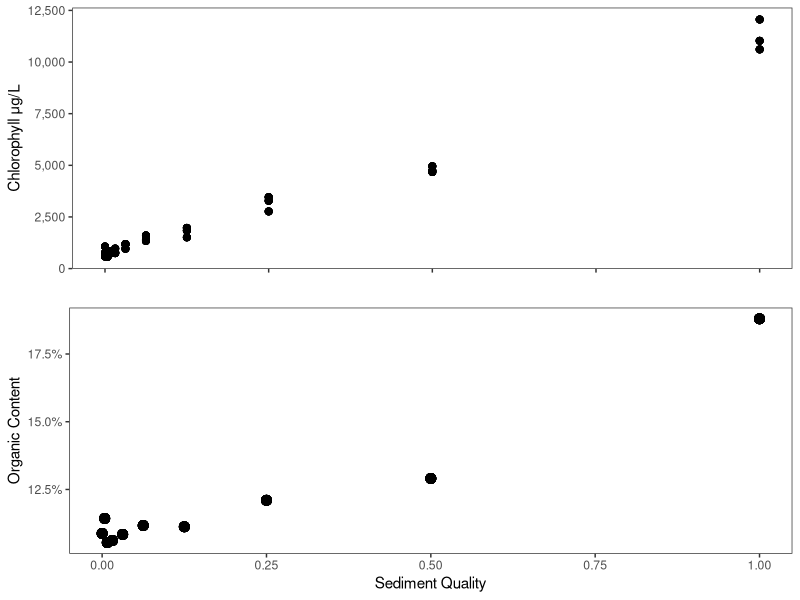
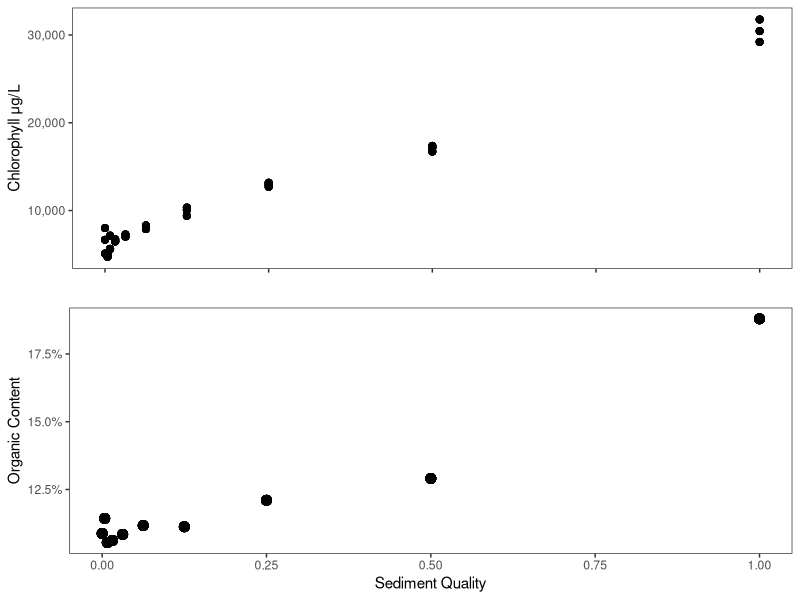
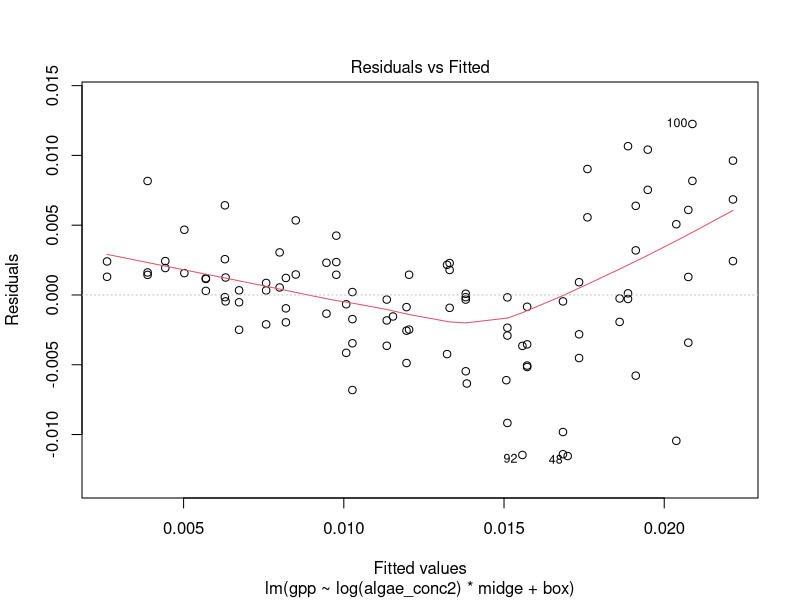
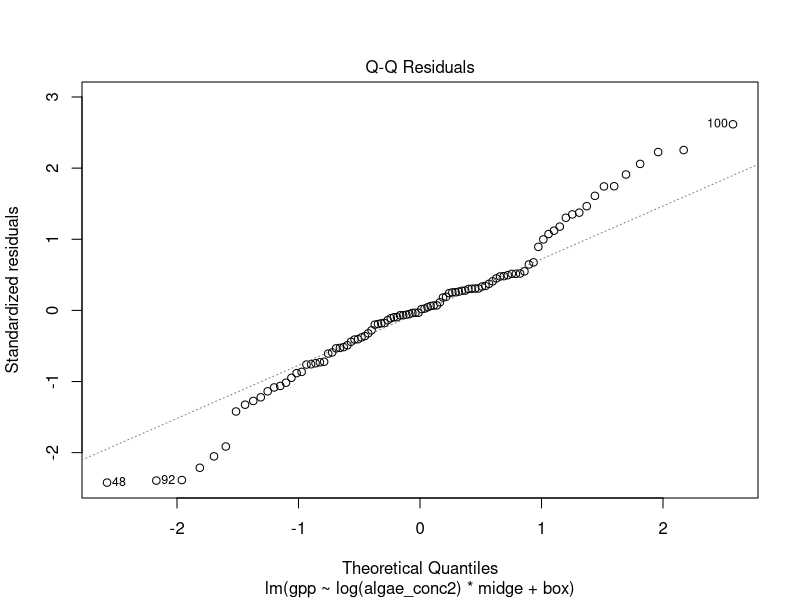
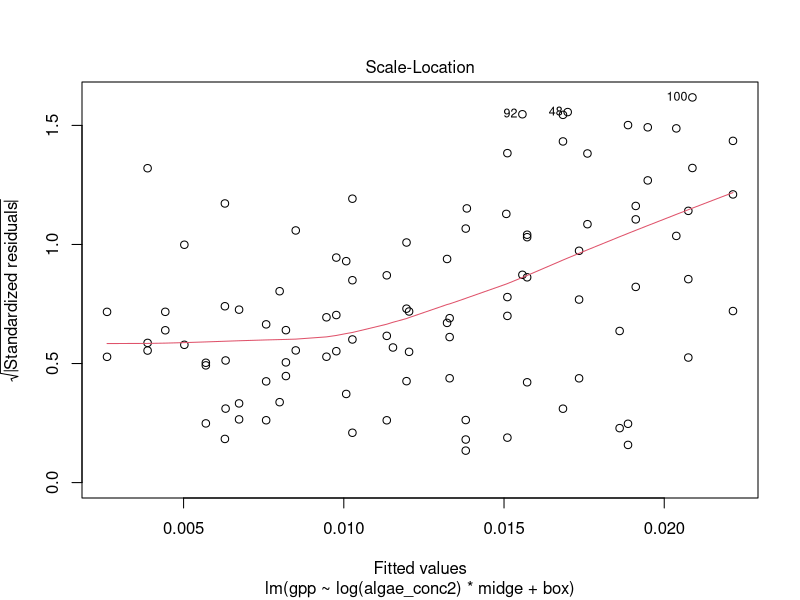
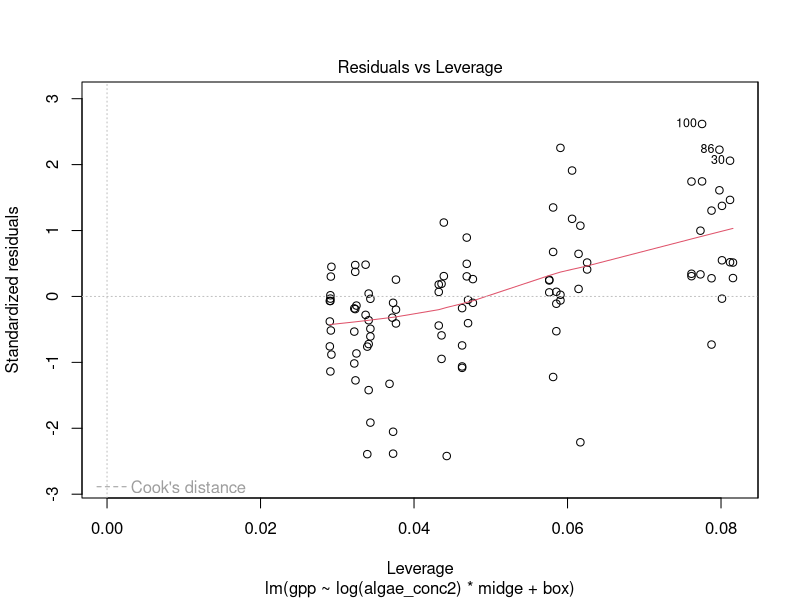
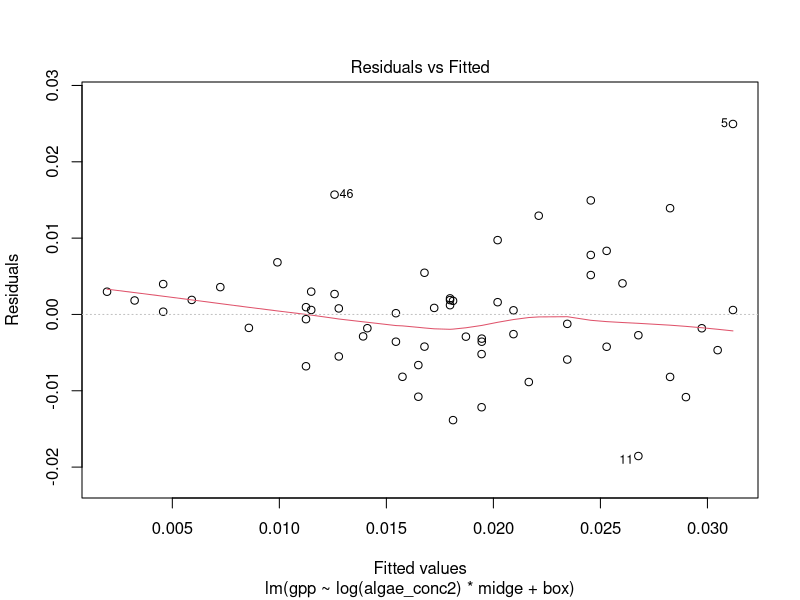
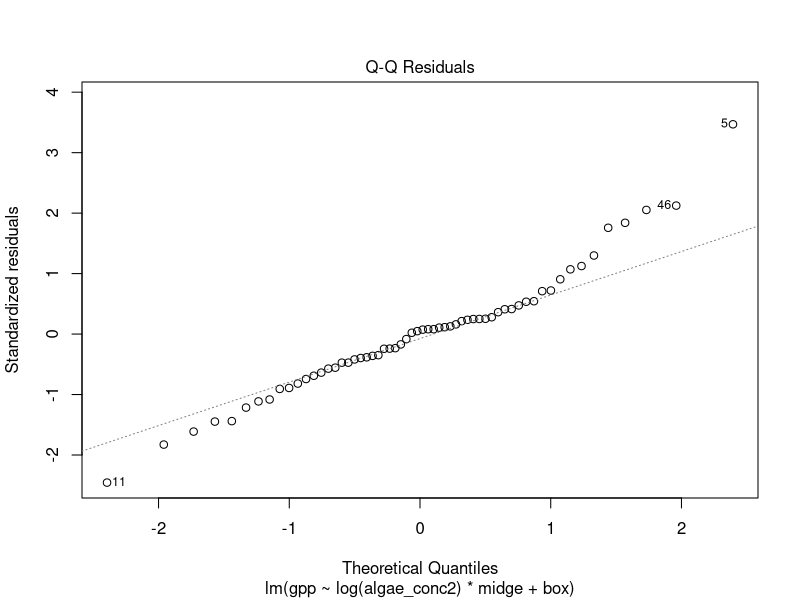

These charts were generated, in order, by the following R code: (Note: this script raises an error after producing the figures.)
#====Load Packages====
library(tidyverse)
library(lubridate)
library(viridis)
library(gridExtra)
library(lme4)
library(car)

#Define function to give NA if all NAs else give mean
meanna <- function(x){
  if(all(is.na(x))){
    NA
  }
  else{
    mean(x, na.rm = TRUE)
  }
}

#====set aesthetics====
theme_set(theme_bw()+
            theme(panel.grid = element_blank(),
                  strip.background = element_blank(),
                  legend.position = "bottom"))

#====Set Seed====
set.seed(12345)

#====read in files====

meta <- read_csv("clean data/MG_meta.csv") %>% 
  mutate(algae_conc2 = ifelse(algae_conc == 0, 2e-3, algae_conc)) #check
chl <- read_csv("clean data/MG_chl.csv")
om <- read_csv("clean data/MG_om.csv")
ndvi <- read_csv("clean data/MG_ndvi.csv")
ep_raw <- read_csv("clean data/MG_ep.csv")
cm_raw <- read_csv("clean data/MG_cm.csv")
cc_raw <- read_csv("clean data/MG_cc.csv")


#====Figure 1: Chorophyll and organic content in stock sediment====
omplot <- om %>% 
  left_join(meta) %>% 
  ggplot(aes(algae_conc, perc.org))+
  geom_point(size =3)+
  scale_y_continuous(labels = scales::percent_format())+
  labs(x = "Sediment Quality",
       y = "Organic Content")

#corrected for pheophytin
corrchlplot <- chl %>% 
  left_join(meta) %>% 
  ggplot(aes(x = algae_conc, y = chl))+
  geom_point(size = 2, alpha = 0.8)+
  scale_y_continuous(labels = scales::comma_format())+
  labs(x = "",
       y = "Chlorophyll \u03BCg/L") +  #\u03BC is the unicode for mu
  theme(axis.text.x = element_blank())

#uncorrected
uncorrchlplot <- chl %>% 
  left_join(meta) %>% 
  ggplot(aes(x = algae_conc, y = uncorr_chl))+
  geom_point(size = 2, alpha = 0.8)+
  scale_y_continuous(labels = scales::comma_format())+
  labs(x = "",
       y = "Chlorophyll \u03BCg/L") + #\u03BC is the unicode for mu
  theme(axis.text.x = element_blank())


grid.arrange(corrchlplot, omplot, nrow  = 2)
grid.arrange(uncorrchlplot, omplot, nrow  = 2)


#=====Question 1: Effects of Midges on Primary Producers=====
## Midge effect on production
nep <- ep_raw %>% 
  left_join(meta) %>% 
  mutate(coreid = as.character(coreid),
         box = as.character(box))

nep14 <- nep %>% 
  filter(day == 14)

g14log <- lm(gpp~log(algae_conc2)*midge+box, data = nep14) 
summary(g14log)
plot(g14log)


nep22 <- nep %>% 
  filter(day == 22)

g22log <- lm(gpp~log(algae_conc2)*midge+box, data = nep22)
summary(g22log)
plot(g22log)


#====Figure 2: GPP====
nep %>% 
  mutate(day = paste("Day", day)) %>% 
  ggplot(aes(x = algae_conc2, y = gpp, fill = midge))+
  facet_wrap(~day)+
  geom_point(size  = 2, alpha = 0.7, shape = 21)+
  geom_smooth(aes(color = midge), method = "lm", size = 0.75, se = FALSE)+
  scale_fill_manual(values = c("black", "gray60"))+
  scale_color_manual(values = c("black", "gray60"))+
  labs(x = "Initial Sediment Quality",
       y = expression(GPP(g~O[2]~m^{-2}~hr^{-1})),
       color = "",
       fill = "")+
  scale_x_log10()


#====Do the slopes differ between the two sample dates====

#parametric bootstrapping verison

#set number of bootstraps
nboot <- 5000

#define function for parametric bootstrapping
para.boot <- function(data1, data2, response.var, lm1, lm2, results, nboot){
  #check order for lm2
  if(names(coef(lm1)) != names(coef(lm2)) & 
     names(coef(lm1)) != c("(Intercept)", "log(algae_conc2)",
                                              "midgeNo Midges", "box2", "log(algae_conc2):midgeNo Midges")){
    print("Order of coefficients for models do not match, confirm model structure")
  }
  #perform bootstrap and extract results
  else{
    #define data frames for simulated data
    dat1 = data1
    dat2 = data2
    
    #perform bootstrap
    for(i in 1:nboot){
      #simulate results estimates for day 14
      dat1$response.var <- simulate(lm1)[[1]] #simulate data from model
      lm1boot <- update(lm1, .~., data = dat1) #perform lm on simulated data
      
      #extract coefficients 
      results$intercept[i] = coef(lm1boot)[1]
      results$algae[i] = coef(lm1boot)[2]
      results$NoMidge[i] = coef(lm1boot)[3]
      results$box2[i] = coef(lm1boot)[4]
      results$interaction.algaeNoMidge[i] = coef(lm1boot)[5]
      
      #add coefficients from algae and its interaction with midges to estimate effect of algae conc on response in absence of midges
      results$algae_x_NoMidge[i] = results$algae[i] + results$interaction.algaeNoMidge[i]
      
      #perform same process for second lm==
      dat2$gpp <- simulate(lm2)[[1]] #simulate data from model
      lm2boot <- update(lm2, .~., data = dat2) # fit regression to simulated data
      
      #extract coefficients
      results$intercept[i + nboot] = coef(lm2boot)[1] 
      results$algae[i + nboot] = coef(lm2boot)[2]
      results$NoMidge[i + nboot] = coef(lm2boot)[3]
      results$box2[i + nboot] = coef(lm2boot)[4]
      results$interaction.algaeNoMidge[i + nboot] = coef(lm2boot)[5]
      
      #add coefficients from algae and no midge to estimate effect of algae conc on gpp in absence of midge
      results$algae_x_NoMidge[i + nboot] = results$algae[i + nboot] + results$interaction.algaeNoMidge[i + nboot]
      
    }
  }
}


#generate data frame to put all the results
gboot1 <- data.frame(sim = rep(1:nboot, 2), 
                     intercept = NA, 
                     algae = NA, 
                     NoMidge = NA, 
                     box2 = NA, 
                     interaction.algaeNoMidge = NA,
                     algae_x_NoMidge = NA, 
                     day = rep(c("Day 14", "Day 22"), each = nboot))

#peform bootstrapping
para.boot(data1 = nep14, data2 = nep22, response.var = "gpp", lm1 = g14log, lm2 = g22log, results = gboot1, nboot = nboot)


#plot all coefficients
gboot1 %>% 
  gather(var, val, -sim, -day) %>% 
  group_by(var, day) %>% 
  mutate(mean = mean(val)) %>% 
  ggplot(aes(val, fill = day))+
  geom_histogram(alpha = 0.8, color = "gray50", data = . %>% filter(day == "Day 14"))+
  geom_histogram(alpha = 0.8, color = "gray50", data =. %>% filter(day=="Day 22"))+
  facet_wrap(~var, scales = "free")+
  geom_vline(xintercept = 0, linetype = "dashed")+
  geom_vline(aes(xintercept = mean, col = day), size = 1)


gboot1 %>%
  select(algae, algae_x_NoMidge, day) %>%
  gather(var, val, -day) %>% 
  group_by(var, day) %>% 
  mutate(mean = mean(val),
         var = ifelse(var == 'algae_x_NoMidge', "No Midges", "Midges")) %>% 
  ggplot(aes(val, fill = day))+
  facet_wrap(~var, scales = "free")+
  geom_density(alpha = 0.5, color = "gray50", data = . %>% filter(day == "Day 14"))+
  geom_density(alpha = 0.5, color = "gray50", data =. %>% filter(day=="Day 22"))+
  geom_vline(xintercept = 0, linetype = "dashed")+
  labs(x = "Effect of Inital Algal Concentration on GPP",
       y = "")+
  geom_vline(aes(xintercept = mean, col = day), size = 1)


gboot1 %>%
  select(algae, algae_x_NoMidge, day) %>%
  gather(var, val, -day) %>% 
  group_by(var, day) %>% 
  mutate(mean = mean(val),
         var = ifelse(var == 'algae_x_NoMidge', "No Midges", "Midges")) %>% 
  ggplot(aes(val, fill = var))+
  facet_wrap(~day, scales = "free")+
  geom_density(alpha = 0.5, color = "gray50", data = . %>% filter(var == "Midges"))+
  geom_density(alpha = 0.5, color = "gray50", data =. %>% filter(var == "No Midges"))+
  geom_vline(xintercept = 0, linetype = "dashed")+
  labs(x = "Effect of Inital Algal Concentration on GPP",
       y = "")+
  geom_vline(aes(xintercept = mean, col = var), size = 1)


##Delta Method Version

##NOT WORKING SOME PROBLEMS WITH DEFINITIONS

dmg <- data.frame(day = c("Day 14", "Day 22"), 
           #estimate for the slope of the effect of initial sediment quality on gpp with midges
           algae.estimate = c(coef(g14log)["log(algae_conc2)"], 
                              coef(g22log)["log(algae_conc2)"]), 
           #variance in that estimate
           algae.var = c(vcov(g14log)["log(algae_conc2)", "log(algae_conc2)"],
                         vcov(g22log)["log(algae_conc2)", "log(algae_conc2)"]), 
           #estimate for the interaction between midges and no midges
           interaction.estimate = c(coef(g14log)["log(algae_conc2):midgeNo Midges"],
                                    coef(g22log)["log(algae_conc2):midgeNo Midges"]),
           #variance in that estimate
           interaction.var = c(vcov(g14log)["log(algae_conc2):midgeNo Midges", "log(algae_conc2):midgeNo Midges"],
                               vcov(g22log)["log(algae_conc2):midgeNo Midges", "log(algae_conc2):midgeNo Midges"]), 
           #covariance between the two
           covar = c(vcov(g14log)["log(algae_conc2)", "log(algae_conc2):midgeNo Midges"],
                     vcov(g22log)["log(algae_conc2)", "log(algae_conc2):midgeNo Midges"]))


#not working because variance is being estimated as negative, which can't happen.
dmg <- dmg %>% 
  rowwise() %>% 
  mutate(algae_x_NoMidge = algae.estimate + interaction.estimate,
         algae_x_NoMidge.var = (algae.estimate^2)*algae.var + (interaction.estimate^2)*interaction.var + covar,
         algae.se = sqrt(algae.var),
         interaction.se = sqrt(interaction.var),
         algae_x_NoMidge.se = sqrt(algae_x_NoMidge.var))


dmg %>% 
  select(day, contains("estimate"), algae_x_NoMidge) %>% 
  gather(term, estimate, -day) %>% 
  mutate(term = str_remove(term, ".estimate")) %>% 
  left_join(dmg %>% 
              select(day, contains("se")) %>% 
              gather(term, se, -day) %>% 
              mutate(term = str_remove(term, ".se"))) %>% 
  ggplot(aes(x = term, y = estimate, col = day))+
  geom_hline(yintercept = 0, linetype = "dotted")+
  geom_point(position = position_jitter(width = 0.5, seed = 1), size = 4)+
  geom_pointrange(aes(ymin = estimate-2*se, ymax = estimate+2*se),  position = position_jitter(width = 0.5, seed = 1))+
  coord_flip()
  
#Statistics???
  


#Supplemental Figure
nep %>% 
  gather(metabolism, value, resp, nep, gpp) %>% 
  mutate(day = day+rnorm(n(), 0.001), #add jitter
         metabolism = toupper(ifelse(metabolism == "resp", "er", metabolism)),
         metabolism = fct_reorder(metabolism, desc(value))) %>%  
  ggplot(aes(x = day, y = value, col = algae_conc2))+
  facet_grid(metabolism~midge, scales = "free")+
  geom_hline(yintercept = 0)+
  geom_point()+
  geom_line(aes( group = coreid), alpha = 0.4)+
  geom_smooth(method = "lm", col = "black", se = FALSE)+
  theme(legend.position = "bottom")+
  labs(y = expression("Change in" ~O[2] (g~m^{-2}~hr^{-1})),
       x = "Incubation Day",
       color = "Initial Sediment Quality")+
  scale_color_viridis_c(trans = "log10")+
  scale_x_continuous(breaks = c(14, 22))

nep %>% 
  mutate(day = paste("Day", day)) %>% 
  gather(metabolism, value, resp, nep, gpp) %>% 
  mutate(metabolism = toupper(metabolism),
         metabolism = ifelse(metabolism == "RESP", "ER", metabolism),
         metabolism = fct_reorder(metabolism, -value)) %>% 
  ggplot(aes(x = algae_conc2, y = value, fill = midge))+
  geom_hline(yintercept = 0, linetype = "dotted")+
  facet_grid(metabolism~day, scale = "free_y", switch = "y")+
  geom_point(size  = 2, alpha = 0.7, shape = 21)+
  geom_smooth(aes(color = midge), method = "lm", size = 0.75, se = FALSE)+
  scale_fill_manual(values = c("black", "gray60"))+
  scale_color_manual(values = c("black", "gray60"))+
  labs(x = "Initial Sediment Quality",
       y = expression(g~O[2]~m^{-2}~hr^{-1}),
       color = "",
       fill = "")+
  scale_x_log10()+
  theme(strip.placement = "outside")


##Midge Effects on chlorophyll

#This is especially sloppy because I might remove all of this. 
lm(NDVI_R~log(algae_conc2)*midge+box, data = ndvi %>% left_join(meta) %>% filter(day ==14)) %>% summary()
lm(NDVI_R~log(algae_conc2)*midge+box, data = ndvi %>% left_join(meta) %>% filter(day ==22)) %>% summary()

ndvi %>% 
  left_join(meta) %>% 
  ggplot(aes(x = algae_conc2, y = NDVI_R, fill = midge))+
  geom_point(size = 2, shape = 21)+
  facet_wrap(~paste("Day", day))+
  # geom_smooth(aes(col = midge), method = "lm", se = FALSE)+
  scale_fill_manual(values = c("black", "gray60"))+
  scale_color_manual(values = c("black", "gray60"))+
  labs(x = "Initial Sediment Quality",
       y = "NDVI")+
  scale_x_log10()

#supplement
ndvi %>%
  mutate(coreid = as.character(coreid)) %>% 
  left_join(nep) %>% 
  ggplot(aes(x = gpp, y = NDVI_R, col = algae_conc2))+
  geom_point()+
  facet_grid(midge~day)+
  geom_smooth(method = "lm", se = FALSE, col = "black", size = 0.7)+
  scale_color_viridis_c(trans = "log10")+
  labs(x = expression(GPP~(g^{2}~O[2]~m^{-2}~hr^{-1})),
       y = "NDVI",
       color = "Initial Sediment Quality")

ndvi %>% 
  left_join(meta) %>% 
  ggplot(aes(x = factor(day), y = NDVI_R, col = algae_conc2, group = factor(algae_conc)))+
  geom_jitter(width = 0.2)+
  facet_wrap(~midge)+
  geom_smooth(method = "lm", se = FALSE, size = 0.7)+
  scale_color_viridis_c(trans = "log10")+
  labs(x = "Day",
       y = "NDVI",
       color = "Initial Sediment Quality")



#====Question 2: Sediment Effects on Midges =====
##====Q2.1: Number of Midges Present====
cc <- cc_raw %>% 
  left_join(meta) %>% 
  mutate(coreid = as.character(coreid),
         box = as.character(box))

cc14 <- cc %>% 
  filter(day == 14)

nm14log <- glm(live_tt~log(algae_conc2)*midge+box, 
               data = cc14,
               family = quasipoisson())

summary(nm14log)
plot(nm14log)

cc22 <- cc %>% 
  filter(day == 22)

nm22log <- glm(live_tt~log(algae_conc2)*midge+box, 
               data = cc22,
               family = quasipoisson())

summary(nm22log)
plot(nm22log)

#====Figure 3: Number of Midges====
cc %>% 
  left_join(nep) %>% 
  filter(day %in% c(14, 22)) %>% 
  mutate(day = paste("Day", day)) %>% 
  ggplot(aes(x = algae_conc2, y = live_tt, fill = gpp))+
  facet_grid(midge~day, scales = "free")+
  geom_jitter(shape = 21, size = 2, alpha = 0.6, width = 0.0005, height = 0.3)+
  geom_smooth(method = "lm", se = FALSE, size = 0.6, col = "black")+
  scale_fill_viridis_c()+
  labs(y = "Live Tanytarsini",
       x = "Initial Sediment Quality",
       fill = expression(GPP(g~O[2]~m^{-2}~hr^{-1})~" "))+
  scale_x_log10()

cc %>% 
  left_join(nep) %>% 
  filter(day %in% c(14, 22)) %>% 
  mutate(day = paste("Day", day)) %>% 
  ggplot(aes(x = algae_conc2, y = live_tt, col = gpp, shape = day, linetype = day))+
  facet_wrap(~midge, scales = "free")+
  geom_jitter(size = 2, alpha = 0.6, width = 0.0005, height = 0.3)+
  geom_smooth(method = "lm", se = FALSE, size = 0.6, col = "black")+
  scale_color_viridis_c(trans = "log10")+
  scale_shape_manual(values = c(21,16))+
  scale_linetype_manual(values = c("dashed", "solid"))+
  labs(y = "Live Tanytarsini",
       x = "Initial Sediment Quality",
       fill = expression(GPP(g~O[2]~m^{-2}~hr^{-1})~" "))+
  scale_x_log10()+
  lims(y = c(0, NA))

#====Q2.1.a Bootstrapping Coefficients====
#generate data frame to put all the results
nmboot <- data.frame(sim = rep(1:nboot, 2), 
                     intercept = NA, 
                     algae = NA, 
                     NoMidge = NA, 
                     box2 = NA, 
                     interaction.algaeNoMidge = NA,
                     algae_x_NoMidge = NA, 
                     day = rep(c("Day 14", "Day 22"), each = nboot))

#peform bootstrapping
para.boot(data1 = cc14, data2 = cc22, 
          response.var = "live_tt", 
          lm1 = nm14log, lm2 = nm22log, 
          results = nmboot, nboot = nboot)


#plot all coefficients
gboot1 %>% 
  gather(var, val, -sim, -day) %>% 
  group_by(var, day) %>% 
  mutate(mean = mean(val)) %>% 
  ggplot(aes(val, fill = day))+
  geom_histogram(alpha = 0.8, color = "gray50", data = . %>% filter(day == "Day 14"))+
  geom_histogram(alpha = 0.8, color = "gray50", data =. %>% filter(day=="Day 22"))+
  facet_wrap(~var, scales = "free")+
  geom_vline(xintercept = 0, linetype = "dashed")+
  geom_vline(aes(xintercept = mean, col = day), size = 1)


gboot1 %>%
  select(algae, algae_x_NoMidge, day) %>%
  gather(var, val, -day) %>% 
  group_by(var, day) %>% 
  mutate(mean = mean(val),
         var = ifelse(var == 'algae_x_NoMidge', "No Midges", "Midges")) %>% 
  ggplot(aes(val, fill = day))+
  facet_wrap(~var, scales = "free")+
  geom_density(alpha = 0.5, color = "gray50", data = . %>% filter(day == "Day 14"))+
  geom_density(alpha = 0.5, color = "gray50", data =. %>% filter(day=="Day 22"))+
  geom_vline(xintercept = 0, linetype = "dashed")+
  labs(x = "Effect of Inital Algal Concentration on GPP",
       y = "")+
  geom_vline(aes(xintercept = mean, col = day), size = 1)


gboot1 %>%
  select(algae, algae_x_NoMidge, day) %>%
  gather(var, val, -day) %>% 
  group_by(var, day) %>% 
  mutate(mean = mean(val),
         var = ifelse(var == 'algae_x_NoMidge', "No Midges", "Midges")) %>% 
  ggplot(aes(val, fill = var))+
  facet_wrap(~day, scales = "free")+
  geom_density(alpha = 0.5, color = "gray50", data = . %>% filter(var == "Midges"))+
  geom_density(alpha = 0.5, color = "gray50", data =. %>% filter(var == "No Midges"))+
  geom_vline(xintercept = 0, linetype = "dashed")+
  labs(x = "Effect of Inital Algal Concentration on GPP",
       y = "")+
  geom_vline(aes(xintercept = mean, col = var), size = 1)



##====Q2.2: Midge Development====
cm <- cm_raw %>% 
  left_join(meta) %>% 
  mutate(coreid = as.character(coreid),
         box = as.character(box),
         body_size = body_size/1000) #convert from um to mm


#find starting midge stages
startingprop <- {cm %>% 
    #only tanytarsini
  filter(species_name == "tt") %>% 
  #set 1 if instar>2
  mutate(instar = ifelse(instar=="3"|instar=="4", 1, 0)) %>% 
  group_by(coreid, day, algae_conc, instar, midge) %>% 
  #count number of greater than 2nd instar
  summarise(count = n()) %>% 
  group_by(coreid) %>% 
  #get proportion within a mesocosm
  mutate(prop  = count/sum(count),
         live_tt = sum(count)) %>% 
  filter(instar == 1, 
         is.na(algae_conc))}$prop


p3 <- cm %>% 
  filter(species_name == "tt") %>% 
  mutate(instar = ifelse(instar=="3"|instar=="4", 1, 0)) %>% 
  group_by(coreid, day, algae_conc, algae_conc2, instar, midge, box) %>% 
  summarise(count = n()) %>% 
  group_by(coreid) %>% 
  mutate(prop  = count/sum(count),
         live_tt = sum(count)) %>% 
  filter(instar == 1)

#====Figure 4: Instar====
p3 %>% 
  filter(!is.na(algae_conc)) %>% 
  mutate(day = paste("Day", day)) %>% 
  ggplot(aes(y = prop, x = algae_conc2, fill = live_tt))+
  geom_point(shape = 21, size = 2, alpha = 0.7)+
  geom_hline(yintercept = startingprop)+
  facet_grid(midge~day)+
  scale_fill_viridis_c(option = "plasma")+
  lims(y = c(0,1))+
  labs(x = expression(GPP~(g^{2}~O[2]~m^{-2}~hr^{-1})),
       y = "Proportion of Larval Midges\n3rd instar or higher",
       fill = "Number of Larvae")+
  theme(legend.position = "bottom")+
  scale_x_log10()

#subset for day 14
p314 <- p3 %>% 
  filter(day == 14)

prop14log <- glm(prop~log(algae_conc2)*midge+box, 
                 data = p314, 
                 family = quasibinomial())

summary(prop14log)
plot(prop14log)

#subset for day 22
p322 <- p3 %>% 
  filter(day == 22)

prop22log <- glm(prop~log(algae_conc2)*midge+box, 
                 data = p322, 
                 family = quasibinomial())
summary(prop22log)
plot(prop22log)

#====Q2.2 Bootstrap====

#generate data frame to put all the results
propboot <- data.frame(sim = rep(1:nboot, 2), 
                     intercept = NA, 
                     algae = NA, 
                     NoMidge = NA, 
                     box2 = NA, 
                     interaction.algaeNoMidge = NA,
                     algae_x_NoMidge = NA, 
                     day = rep(c("Day 14", "Day 22"), each = nboot))

#peform bootstrapping
para.boot(data1 = p314, data2 = p314, 
          response.var = "prop", 
          lm1 = prop14log, lm2 = prop22log, 
          results = propboot, nboot = nboot)


#plot all coefficients
gboot1 %>% 
  gather(var, val, -sim, -day) %>% 
  group_by(var, day) %>% 
  mutate(mean = mean(val)) %>% 
  ggplot(aes(val, fill = day))+
  geom_histogram(alpha = 0.8, color = "gray50", data = . %>% filter(day == "Day 14"))+
  geom_histogram(alpha = 0.8, color = "gray50", data =. %>% filter(day=="Day 22"))+
  facet_wrap(~var, scales = "free")+
  geom_vline(xintercept = 0, linetype = "dashed")+
  geom_vline(aes(xintercept = mean, col = day), size = 1)


gboot1 %>%
  select(algae, algae_x_NoMidge, day) %>%
  gather(var, val, -day) %>% 
  group_by(var, day) %>% 
  mutate(mean = mean(val),
         var = ifelse(var == 'algae_x_NoMidge', "No Midges", "Midges")) %>% 
  ggplot(aes(val, fill = day))+
  facet_wrap(~var, scales = "free")+
  geom_density(alpha = 0.5, color = "gray50", data = . %>% filter(day == "Day 14"))+
  geom_density(alpha = 0.5, color = "gray50", data =. %>% filter(day=="Day 22"))+
  geom_vline(xintercept = 0, linetype = "dashed")+
  labs(x = "Effect of Inital Algal Concentration on GPP",
       y = "")+
  geom_vline(aes(xintercept = mean, col = day), size = 1)


gboot1 %>%
  select(algae, algae_x_NoMidge, day) %>%
  gather(var, val, -day) %>% 
  group_by(var, day) %>% 
  mutate(mean = mean(val),
         var = ifelse(var == 'algae_x_NoMidge', "No Midges", "Midges")) %>% 
  ggplot(aes(val, fill = var))+
  facet_wrap(~day, scales = "free")+
  geom_density(alpha = 0.5, color = "gray50", data = . %>% filter(var == "Midges"))+
  geom_density(alpha = 0.5, color = "gray50", data =. %>% filter(var == "No Midges"))+
  geom_vline(xintercept = 0, linetype = "dashed")+
  labs(x = "Effect of Inital Algal Concentration on GPP",
       y = "")+
  geom_vline(aes(xintercept = mean, col = var), size = 1)



##====Q2.3: Midge Length====
#subset to 3rd instar tanytarsini and to not include the stocked midges
l3 <- cm %>% 
  filter(instar == 3,
         day!=0)

#subset day 14
l314 <- l3 %>% 
  filter(day == 14)

bl14log <- lmer(body_size~log(algae_conc2)*midge+box+
                  (1|coreid), 
                data = l314) 

summary(bl14log)
plot(bl14log)

Anova(bl14log, type = "3", test.statistic = "F")
Anova(bl14log, type = "2", test.statistic = "F")

#subset day 22
l322 <- l3 %>% 
  filter(day == 22)

bl22log <- lmer(body_size~log(algae_conc2)*midge+box +
                  (1|coreid), 
                data = l322)
summary(bl22log)
plot(bl22log)

Anova(bl22log, type = "3", test.statistic = "F")
Anova(bl22log, type = "2", test.statistic = "F")


#====Figure 5: Body Length====
l3 %>% 
  left_join(nep) %>%
  mutate(day = paste("Day", day)) %>% 
  ggplot(aes(x = algae_conc2, y = body_size, fill = gpp))+
  facet_grid(midge~day, scales = "free_x")+
  geom_point(alpha = 0.2, shape = 21, size = 2)+
  geom_smooth(method = "lm", se = FALSE, color = "black", size = 0.7)+
  scale_fill_viridis_c()+
  labs(x = "Initial Sediment Conditions",
       y = "Body Length of \nThird Instar Tanytarsini (mm)",
       fill = expression(GPP~(g^{2}~O[2]~m^{-2}~hr^{-1})~" "))+
  theme(legend.position = "bottom")+
  scale_x_log10()


#====Q2.3a: Bootstrap====
#generate data frame to put all the results
blboot <- data.frame(sim = rep(1:nboot, 2), 
                     intercept = NA, 
                     algae = NA, 
                     NoMidge = NA, 
                     box2 = NA, 
                     interaction.algaeNoMidge = NA,
                     algae_x_NoMidge = NA, 
                     day = rep(c("Day 14", "Day 22"), each = nboot))

#peform bootstrapping
lboot <- para.boot(data1 = l314 %>% filter(!is.na(body_size)), data2 = l322 %>% filter(!is.na(body_size)), 
          response.var = "live_tt", 
          lm1 = bl14log, lm2 = bl22log, 
          results = blboot, nboot = nboot)


#plot all coefficients
gboot1 %>% 
  gather(var, val, -sim, -day) %>% 
  group_by(var, day) %>% 
  mutate(mean = mean(val)) %>% 
  ggplot(aes(val, fill = day))+
  geom_histogram(alpha = 0.8, color = "gray50", data = . %>% filter(day == "Day 14"))+
  geom_histogram(alpha = 0.8, color = "gray50", data =. %>% filter(day=="Day 22"))+
  facet_wrap(~var, scales = "free")+
  geom_vline(xintercept = 0, linetype = "dashed")+
  geom_vline(aes(xintercept = mean, col = day), size = 1)


gboot1 %>%
  select(algae, algae_x_NoMidge, day) %>%
  gather(var, val, -day) %>% 
  group_by(var, day) %>% 
  mutate(mean = mean(val),
         var = ifelse(var == 'algae_x_NoMidge', "No Midges", "Midges")) %>% 
  ggplot(aes(val, fill = day))+
  facet_wrap(~var, scales = "free")+
  geom_density(alpha = 0.5, color = "gray50", data = . %>% filter(day == "Day 14"))+
  geom_density(alpha = 0.5, color = "gray50", data =. %>% filter(day=="Day 22"))+
  geom_vline(xintercept = 0, linetype = "dashed")+
  labs(x = "Effect of Inital Algal Concentration on GPP",
       y = "")+
  geom_vline(aes(xintercept = mean, col = day), size = 1)


gboot1 %>%
  select(algae, algae_x_NoMidge, day) %>%
  gather(var, val, -day) %>% 
  group_by(var, day) %>% 
  mutate(mean = mean(val),
         var = ifelse(var == 'algae_x_NoMidge', "No Midges", "Midges")) %>% 
  ggplot(aes(val, fill = var))+
  facet_wrap(~day, scales = "free")+
  geom_density(alpha = 0.5, color = "gray50", data = . %>% filter(var == "Midges"))+
  geom_density(alpha = 0.5, color = "gray50", data =. %>% filter(var == "No Midges"))+
  geom_vline(xintercept = 0, linetype = "dashed")+
  labs(x = "Effect of Inital Algal Concentration on GPP",
       y = "")+
  geom_vline(aes(xintercept = mean, col = var), size = 1)




##====Q2.3b Midge Length Alternate====
#3rd instars averaged
bl14log2 <- lm(body_size~log(algae_conc2)*midge+box,
               weights = live_tt,
                data = l314 %>% 
                  group_by(algae_conc2, midge, box) %>% 
                summarise(body_size = meanna(body_size)) %>% 
                 left_join(cc)) 

summary(bl14log2)
plot(bl14log2)


bl22log2 <- lm(body_size~log(algae_conc2)*midge+box, 
               weights = live_tt,
                data = l322 %>% 
                 group_by(algae_conc2, midge, box) %>% 
                 summarise(body_size = meanna(body_size)) %>% 
                 left_join(cc))
summary(bl22log2)
plot(bl22log2)


l3 %>% 
  left_join(nep) %>%
  group_by(coreid, gpp, algae_conc2, day, midge) %>% 
  summarise(bs_se = sd(body_size, na.rm = TRUE), 
            body_size = meanna(body_size)) %>% 
  mutate(day = paste("Day", day)) %>% 
  ggplot(aes(x = algae_conc2, y = body_size, fill = gpp))+
  facet_grid(midge~day, scales = "free_x")+
  geom_point(alpha = 0.7, shape = 21, size = 2)+
  geom_errorbar(aes(ymin = body_size-bs_se, ymax = body_size + bs_se), 
                col = "black", width = 0)+
  geom_smooth(method = "lm", se = FALSE, color = "black", size = 0.7)+
  scale_fill_viridis_c()+
  labs(x = "Initial Sediment Conditions",
       y = "Body Length of \nThird Instar Tanytarsini (mm)",
       fill = expression(GPP~(g^{2}~O[2]~m^{-2}~hr^{-1})~" "))+
  theme(legend.position = "bottom")+
  scale_x_log10()

#body size for all instars averaged
bl14log3 <- lm(body_size~log(algae_conc2)*midge+box, 
               weights = live_tt,
               data = cm %>% 
                 filter(day == 14) %>% 
                 group_by(algae_conc2, midge, box) %>% 
                 summarise(body_size = meanna(body_size)) %>% 
                 left_join(cc)) 

summary(bl14log3)
plot(bl14log3) 


bl22log3 <- lm(body_size~log(algae_conc2)*midge+box, 
               weights = live_tt,
               data = cm %>% 
                 filter(day == 22) %>% 
                 group_by(algae_conc2, midge, box) %>% 
                 summarise(body_size = meanna(body_size)) %>% 
                 left_join(cc))
summary(bl22log3)
plot(bl22log3)

cm %>% 
  filter(day!=0) %>% 
  left_join(nep) %>%
  group_by(coreid, gpp, algae_conc2, day, midge) %>% 
  summarise(bs_se = sd(body_size, na.rm = TRUE), 
            body_size = meanna(body_size)) %>% 
  mutate(day = paste("Day", day)) %>% 
  ggplot(aes(x = algae_conc2, y = body_size, fill = gpp))+
  facet_grid(midge~day, scales = "free_x")+
  geom_point(alpha = 0.7, shape = 21, size = 2)+
  geom_errorbar(aes(ymin = body_size-bs_se, ymax = body_size + bs_se), 
                col = "black", width = 0)+
  geom_smooth(method = "lm", se = FALSE, color = "black", size = 0.7)+
  scale_fill_viridis_c()+
  labs(x = "Initial Sediment Conditions",
       y = "Body Length of \nThird Instar Tanytarsini (mm)",
       fill = expression(GPP~(g^{2}~O[2]~m^{-2}~hr^{-1})~" "))+
  theme(legend.position = "bottom")+
  scale_x_log10()

#Separating midge no midge
lm(body_size~log(algae_conc2)*day+box, 
   weights = live_tt,
   data = cm %>% 
     filter(midge == "Midges") %>% 
     group_by(algae_conc2, midge, box) %>% 
     summarise(body_size = meanna(body_size)) %>% 
     left_join(cc)) %>% summary()

lm(body_size~log(algae_conc2)*day+box, 
   weights = live_tt,
   data = cm %>% 
     filter(midge == "No Midges") %>% 
     group_by(algae_conc2, midge, box) %>% 
     summarise(body_size = meanna(body_size)) %>% 
     left_join(cc)) %>% summary()




##====Q2 SUPPLEMENT1 : Did midges increase in body length?====
growth <- lm(body_size~day, data = cm %>% filter(species_name == "tt"))
summary(growth)
plot(growth)

growth3 <- lm(body_size~day*factor(instar), data = cm %>% filter(species_name == "tt"))
summary(growth3)
plot(growth3)

cm %>% group_by(day) %>% 
  summarise(mean = mean(body_size, na.rm = TRUE),
            se = sd(body_size, na.rm = TRUE)) %>% 
  mutate(xmin = day-2,
         xmax = day+2,
         ymin = mean-se,
         ymax = mean+se) %>% 
  ggplot(aes(x = day, y = mean))+
  geom_rect(aes(xmin = xmin, xmax = xmax, ymin = ymin, ymax = ymax), alpha = 0.5)+
  geom_jitter(aes(y = body_size, col = factor(instar)), width = 2, height = 0, alpha = 0.5, data = cm %>% filter(species_name == "tt", !is.na(instar)))+
  geom_smooth(aes(y = body_size), size = 0.7, color = "red", method = "lm", se = FALSE, data = cm)+
  geom_segment(aes(yend = mean, x = xmin, xend = xmax), size = 1, col = "blue")+
  geom_text(y = 5.5, x = 0, label = paste0("y = ", round(coef(growth)[2], 2), "x + ", round(coef(growth)[1], 2), "\n R2 = ", round(summary(growth)$r.squared, 2)))+
  labs(x = "Day",
       y = "Tanytarsini Length (mm)",
       color = "Instar")

growth4 <- lm(weight(body_size)~day, data = cm %>% filter(species_name == "tt"))
summary(growth4)
plot(growth4)


#====Q2.4: Midge Movement====
mmv1 <- glm(live_tt~log(algae_conc2)*factor(day) + box, 
    data = cc %>% filter(midge=="No Midges"), 
    family = quasipoisson())
summary(mmv1)

# mmv2 <- glm(live_tt~log(gpp)*factor(day) + box, 
#             data = cc %>% filter(midge=="No Midges") %>% left_join(nep), 
#             family = quasipoisson())
# summary(mmv2)
# 
# 
# anova(mmv1, mmv2)

#====Question 3: How Much do midges rely on algae?====
#convert midges to biomass following Lindegaard and Jonasson 1979
#AFDW in mg^(1/3) = 0.0442 + 0.0879 * length in mm 
weight <- function(l){
  (0.442 + 0.0879 * l )^3 
}


#calculate carbon using Amanda's Isotope Data
dwc = 0.5 #plae holder


#increment Summation method to estimate production 
incsumprod <- function(n1, n2, wt1, wt2, deltaT){
  g = wt2-wt1 #individual growth
  Nbar = (n1 + n2)/2 #Average abundance
  intp = Nbar*g #production over the interval
  Pd = intp/deltaT #daily production
  list(g = g, Nbar = Nbar, intp = intp, Pd = Pd)
}

#Calculate standard errors on midge productivity

#step 1: calculate partial derivatives for delta method
deriv(~((n1+n2)/2)*(wt2-wt1)/deltaT,
      c("n1", "wt2", "wt1")) #we assume perfect knowledge of nt and t
#step 2:  
#Delta method to propogate error:
#Sy = sqrt((dy/dx)^2*s^2x + (dz/dx)^2*s^2z + .... + cov)
prodse <- function(n1, n2, wt1, wt2, deltaT, n1se, w1se, w2se){
  expr2 = (n1+n2)/2
  expr3 = wt2-wt1
  expr9 = expr2/deltaT
  dn1 = 1/2*expr3/deltaT
  dw2 = expr9
  dw1 = expr9
  P.se = sqrt(dw2^2*w2se^2 + dw1^2*w2se^2)
  return(P.se)
}



#calculate midge productivity
midgeprod <- cm %>% 
  left_join(cc) %>% 
  filter(species_name == "tt",
         day!=0,
         midge == "Midges") %>% 
  group_by(coreid) %>% 
  mutate(w = weight(body_size)) %>% #estimate dry mass
  group_by(coreid, day, box, algae_conc) %>% 
  summarise(wt = meanna(w), #average biomass of a midge (mg)
            nt = unique(live_tt), #number of individuals in the mesocosm
            wt.se = sd(w, na.rm = TRUE)/sqrt(nt)) %>% 
  # combine with initial values
  bind_cols(cm %>% 
              filter(species_name == "tt",
                     day == 0) %>% 
              group_by(coreid) %>% 
              add_count() %>% 
              mutate(w = weight(body_size),
                     c = w*dwc,
                     live_tt = n) %>%
              ungroup %>% 
              group_by(sampledate) %>%
              summarise(n= n(),
                        wt1 = mean(w), #weight at t = 0
                        n1 = mean(live_tt), #number at t = 0
                        wt1.se = sd(w)/sqrt(n),
                        nt1.se = sd(live_tt)/sqrt(3)) %>% 
              select(-sampledate)) %>% 
  ungroup %>% 
  mutate(Pd = incsumprod(n1 = n1, n2 = nt, wt1 = wt1, wt2 = wt, deltaT = day)$Pd, #production in mg,
         g = incsumprod(n1 = n1, n2 = nt, wt1 = wt1, wt2 = wt, deltaT = day)$g,
         Pd.se = prodse(n1 = n1, n2 = nt, wt1 = wt1, wt2 = wt, deltaT = day, n1se = nt1.se, w1se = wt1.se, w2se = wt.se),
         Pdc.se = Pd.se*dwc*1000,
         Pdc = Pd*dwc*1000) #convert from weight to c (mg) then convert to micrograms 
 



#compare measurements of growth (lm) to these estimates
midgeprod %>% 
  group_by(day) %>% 
  mutate(meanw = mean((wt-wt1)/day)) %>% 
  ggplot(aes((wt-wt1)/day, fill = factor(day)))+
  geom_histogram(bins = 15, alpha = 0.7)+
  geom_vline(xintercept = 0, linetype = "dotted")+
  geom_vline(xintercept = coef(growth4)[2], linetype = "dashed")+
  geom_vline(aes(xintercept = meanw, col = factor(day)))

##Estimate daily production of primary producers in C
#converting g O2--> C
#1:1 molar mass
12/32

pq <- 0.375

#calculate area of mesocosm
mesor <- 15 #mm
area <- mesor^2*pi #mm^2

#calculate algal productivity
algaeprod <- nep %>%
  mutate(gpp_c = gpp*pq, #g m^-2 h^-1
         #multiply by 1e6 to convert g to ug and divide by 1e6 to get mm^-2 multiply by 24 to get hourly 
         gpp_cm = gpp_c*area, #hourly primary production of C (micrograms) in a mesocosm
         resp_cm = resp*pq*area, #hourly respiration
         nep_cm = nep*pq*area, #hourly nep 
         net_daily = 18*nep_cm + 6*resp_cm, #nep over course of day
         gpp_daily = 18*gpp_cm, #daily GPP
         resp_daily = 24*resp_cm) #daily respiration


apm <- algaeprod %>% 
  filter(midge == "Midges")

#Set values for transfer efficiencies
AEa = 1 #arbitrary value set for the assimilation of fixed carbon by algae
NPEm = 0.54 #Net Production efficiency for T. gracilentus at Myvatn Lindegaard 1994
FA = 1 #Fraction of assimilated material in midge attributed to algae
AEm = c(0.1, 0.5, 1) #Assimilation efficiency

#simulate parameter space following migge and algal productivity values
sim <- data.frame(Pdc = 0:max(midgeprod$Pdc)) %>% 
  crossing(GPP = min(apm$gpp_daily):max(apm$gpp_daily)) %>% 
  crossing(AE = seq(0.1, 1, by = 0.1)) %>% 
  #I = Assimilation attributed to algae/GPE
  mutate(ingestion = FA*Pdc/(NPEm*AE), #this assumes 100% of production attributed to algae
         NPP = GPP*AEa, #converting C fixation to biomass accumulation
         ip = ingestion/NPP) %>%  #ingestion by midges/production of resource
  mutate(ip2 = ifelse(ip>1, NA, ip)) 


#the slope = NPE*AE
data.frame(GPP = 0:max(apm$gpp_daily)) %>% 
  crossing(AE = c(0.1, 0.5, 1)) %>%
  mutate( NPP = GPP*AEa,
          Pdc = (NPP*NPEm*AE)/FA) %>% 
  lm(Pdc~0+NPP:factor(AE), data = .)

#exploring midge productivity and algal productivity across the parameter space


#====Figure 6: Midge productivity and primary production=====
sim%>% 
  filter(AE %in% c(0.1, 0.5, 1.0)) %>% 
  ggplot(aes(x = NPP, y = Pdc))+
  facet_wrap(~paste("AEm = ", AE), ncol = 5)+
  stat_contour(aes(z = ip2, linetype = factor(..level..)), col = "black", binwidth = 0.25, show.legend = TRUE)+
  geom_hline(yintercept = 0, col = "black")+
  #add points of observed values
  geom_point(aes(shape = as.character(day), col = algae_conc2), alpha = 0.7, stroke = 1,  size = 2, 
             data = midgeprod %>%  
               left_join(algaeprod %>% group_by(coreid, algae_conc2) %>% select(-day) %>% 
                           mutate(NPP = gpp_daily*AEa) %>% 
                           summarise(NPP = meanna(NPP))))+
  geom_errorbar(aes(ymin = Pdc-Pdc.se, ymax = Pdc+Pdc.se, col = algae_conc2), alpha = 0.5, width = 0,
                data =midgeprod %>%  
                  left_join(algaeprod %>% group_by(coreid, algae_conc2) %>% select(-day) %>% 
                              mutate(NPP = gpp_daily*AEa) %>% 
                              summarise(NPP = meanna(NPP))))+
  # geom_errorbar(aes(xmin = NPP-nppse, xmax = NPP+nppse, col = algae_conc2), alpha = 0.5, width = 0,
  #               data =midgeprod %>%  
  #                 left_join(algaeprod %>% group_by(coreid, algae_conc2) %>% select(-day) %>% 
  #                             mutate(NPP = gpp_daily*AEa) %>% 
  #                             summarise(nppse = sd(NPP)/sqrt(2),
  #                                       NPP = meanna(NPP))))+
  labs(x = expression("Algal Productivity \u03BCg C "~d^{-1}),
       y = expression("Midge Productivity \u03BCg C "~d^{-1}),
       fill = expression(I[m]/P[a]),
       color = "Initial Sediment Quality",
       shape = "Day")+
  scale_color_gradient(low = "goldenrod2", high = "darkgreen")+
  scale_shape_manual(values = c(21, 16))+
  # theme(legend.position = "right")+
  scale_linetype_manual(values = c("dotted", "dashed", "solid"))+
  lims(x = c(0,NA))

lm(Pdc~NPP*factor(day), 
   weights = 1/Pdc.se^2,
   data = midgeprod %>%  
     left_join(algaeprod %>% group_by(coreid, algae_conc2) %>% select(-day) %>% 
                 mutate(NPP = gpp_daily*AEa) %>% 
                 summarise(NPP = meanna(NPP)))) %>% summary()


#====Better====
production <- midgeprod %>%  
  left_join(algaeprod %>% group_by(coreid, algae_conc2) %>% select(-day) %>% 
              mutate(NPP = gpp_daily*AEa) %>% 
              summarise(NPP = meanna(NPP)))

IPs = data.frame(AEm = AEm, 
                 NPEm = NPEm, 
                 x = max(production$NPP)+5,
                 slope = AEm*NPEm,
                 label = paste("AE[m]==", format(AEm, nsmall = 1)),
                 label2 = "I[m]/P[a] == 1") %>% 
  mutate(y = x*NPEm*AEm)

production %>% 
  ggplot(aes(x = NPP, y = Pdc))+
  geom_hline(yintercept = 0, linetype = "dashed")+
  geom_point(aes(color = algae_conc, shape = factor(day)))+
  geom_errorbar(aes(ymin = Pdc-Pdc.se, ymax = Pdc+Pdc.se, color = algae_conc))+
  geom_segment(aes(x = 0, y = 0, xend = max(production$NPP)+5, yend =  slope * (max(production$NPP)+5)), data = IPs)+
  geom_text(aes(x = x, y = y, label = label), parse = TRUE, hjust = 0, vjust = 1, color = "black", data = IPs)+
  geom_text(aes(x = x, y = y, label = label2), parse = TRUE, hjust = 0,vjust = 0, color = "black", data = IPs)+
  labs(x = expression("Algal Productivity \u03BCg C "~d^{-1}),
       y = expression("Midge Productivity \u03BCg C "~d^{-1}),
       fill = expression(I[m]/P[a]),
       color = "Initial Sediment Quality",
       shape = "Day")+
  scale_color_gradient(low = "goldenrod2", high = "darkgreen")+
  scale_shape_manual(values = c(21, 16))+
  geom_smooth(method = "lm")+
  lims(x = c(0, 200),
       y = c(NA, 100))+
  coord_equal()+
  guides(colour = guide_colourbar(title.position="top", title.hjust = 0.5),
         shape = guide_legend(title.position="top", title.hjust = 0.5))


prodmod <- lm(Pdc~NPP:factor(day), 
   weights = 1/Pdc.se^2,
   data = production)

coef(prodmod)[2]/NPEm
coef(prodmod)[3]/NPEm


production %>% 
  mutate(lower = Pdc-2*Pdc.se) %>% 
  filter(lower/(NPEm*1)>NPP)

#====Q3: Supplement====
# using day of incubation
sim%>% 
  ggplot(aes(x = NPP, y = Pdc))+
  facet_wrap(~paste("AEm = ", AE), ncol = 5)+
  stat_contour(aes(z = ip2, fill = ip2, linetype = factor(..level..)), col = "black", binwidth = 0.25, show.legend = FALSE)+
  geom_hline(yintercept = 0, col = "black")+
  #add points of observed values
  geom_point(aes(shape = as.character(day), col = algae_conc), alpha = 0.7, fill = "black", 
             data = midgeprod %>%  
               left_join(algaeprod %>% 
                           mutate(NPP = gpp_daily*AEa)))+
  geom_errorbar(aes(ymin = Pdc-Pdc.se, ymax = Pdc+Pdc.se, col = algae_conc), width = 0,
                data = midgeprod %>%
                  left_join(algaeprod %>%
                              mutate(NPP = gpp_daily*AEa,
                                     ip2 = NA)))+
  labs(x = expression("Algal Productivity \u03BCg C "~d^{-1}),
       y = expression("Midge Productivity \u03BCg C "~d^{-1}),
       fill = expression(I[m]/P[a]),
       color = "Initial Sediment Quality",
       shape = "Day")+
  scale_color_viridis_c()+
  # theme(legend.position = "right")+
  scale_linetype_manual(values = c("dotted", "dashed", "solid"))


#same plot but using only gpp values from day 14
sim%>% 
  ggplot(aes(x = NPP, y = Pdc, fill = ip2))+
  facet_wrap(~paste("AEm = ", AE), ncol = 5)+
  stat_contour(aes(z = ip2, linetype = factor(..level..)), col = "black", binwidth = 0.25, show.legend = FALSE)+
  geom_hline(yintercept = 0, col = "black")+
  #add points of observed values
  geom_point(aes(shape = as.character(day), col = algae_conc), alpha = 0.7, fill = "black", 
             data = midgeprod %>%  
               left_join(algaeprod %>% filter(day != 22) %>% select(-day) %>% 
                           mutate(NPP = gpp_daily*AEa)))+
  labs(x = expression("Algal Productivity \u03BCg C "~d^{-1}),
       y = expression("Midge Productivity \u03BCg C "~d^{-1}),
       fill = expression(I[m]/P[a]),
       color = "Initial Sediment Quality",
       shape = "Day")+
  scale_color_viridis_c()+
  # theme(legend.position = "right")+
  scale_linetype_manual(values = c("dotted", "dashed", "solid"))






#how many mesocosms could survive on algae
midgeprod %>%  
  # filter(Pdc>0) %>% 
  left_join(algaeprod %>% 
              mutate(NPP = gpp_daily*AEa)) %>% 
  select(coreid, day, box, algae_conc, Pdc, gpp_daily, NPP) %>% 
  crossing(AE = seq(0.1,1,by = 0.001)) %>% 
  mutate(ingestion = Pdc/(NPEm*AE),
         ip = ingestion/NPP) %>% 
  group_by(AE) %>% 
  count(algae_only = ip<1) %>% 
  filter(algae_only == TRUE) %>% 
  ggplot(aes(y = n, x= AE))+
  lims(y = c(NA, nrow(midgeprod %>% filter(Pdc>0))))+
  geom_line()+
  labs(y = expression("mesocosms with "~I[m]/P[a]<1),
       x = expression(AE[m]))

midgeprod %>%  
  filter(Pdc>0) %>% 
  left_join(algaeprod %>% 
              mutate(NPP = gpp_daily*AEa)) %>% 
  select(coreid, day, box, algae_conc, Pdc, gpp_daily, NPP) %>% 
  crossing(AE = seq(0.1,1,by = 0.001)) %>% 
  mutate(ingestion = Pdc/(NPEm*AE),
         ip = ingestion/NPP) %>% 
  group_by(AE) %>% 
  count(algae_only = ip<1) %>% 
  filter(algae_only == TRUE) %>% 
  ggplot(aes(y = n, x= AE))+
  lims(y = c(NA, nrow(midgeprod %>% filter(Pdc>0))))+
  geom_line()+
  geom_line(col = "red", data = midgeprod %>%  
              filter(Pdc>0) %>% 
              left_join(algaeprod %>% 
                          filter(day == 14) %>% 
                          select(-day) %>% 
                          mutate(NPP = gpp_daily*AEa)) %>% 
              select(coreid, day, box, algae_conc, Pdc, gpp_daily, NPP) %>% 
              crossing(AE = seq(0.1,1,by = 0.001)) %>% 
              mutate(ingestion = Pdc/(NPEm*AE),
                     ip = ingestion/NPP) %>% 
              group_by(AE) %>% 
              count(algae_only = ip<1) %>% 
              filter(algae_only == TRUE))+
  labs(y = expression("mesocosms with "~I[m]/P[a]<1),
       x = expression(AE[m]))

#averaged gpp
midgeprod %>%  
  filter(Pdc>0) %>% 
  left_join(algaeprod %>% 
              mutate(NPP = gpp_daily*AEa) %>% 
              group_by(coreid) %>% 
              summarise(NPP = meanna(NPP))) %>% 
  crossing(AE = seq(0.1,1,by = 0.001)) %>% 
  mutate(ingestion = Pdc/(NPEm*AE),
         ip = ingestion/NPP) %>% 
  group_by(AE) %>% 
  count(algae_only = ip<1) %>% 
  filter(algae_only == TRUE) %>% 
  ggplot(aes(y = n, x= AE))+
  lims(y = c(NA, nrow(midgeprod %>% filter(Pdc>0))))+
  geom_line()+
  geom_line(col = "red", data = midgeprod %>%  
              filter(Pdc>0) %>% 
              left_join(algaeprod %>% 
                          filter(day == 14) %>% 
                          select(-day) %>% 
                          mutate(NPP = gpp_daily*AEa)) %>% 
              select(coreid, day, box, algae_conc, Pdc, gpp_daily, NPP) %>% 
              crossing(AE = seq(0.1,1,by = 0.001)) %>% 
              mutate(ingestion = Pdc/(NPEm*AE),
                     ip = ingestion/NPP) %>% 
              group_by(AE) %>% 
              count(algae_only = ip<1) %>% 
              filter(algae_only == TRUE))+
  geom_line(col = "blue", data = midgeprod %>%  
              filter(Pdc>0) %>% 
              left_join(algaeprod %>% 
                          mutate(NPP = gpp_daily*AEa)) %>% 
              select(coreid, day, box, algae_conc, Pdc, gpp_daily, NPP) %>% 
              crossing(AE = seq(0.1,1,by = 0.001)) %>% 
              mutate(ingestion = Pdc/(NPEm*AE),
                     ip = ingestion/NPP) %>% 
              group_by(AE) %>% 
              count(algae_only = ip<1) %>% 
              filter(algae_only == TRUE))+
  labs(y = expression("mesocosms with "~I[m]/P[a]<1),
       x = expression(AE[m]))
